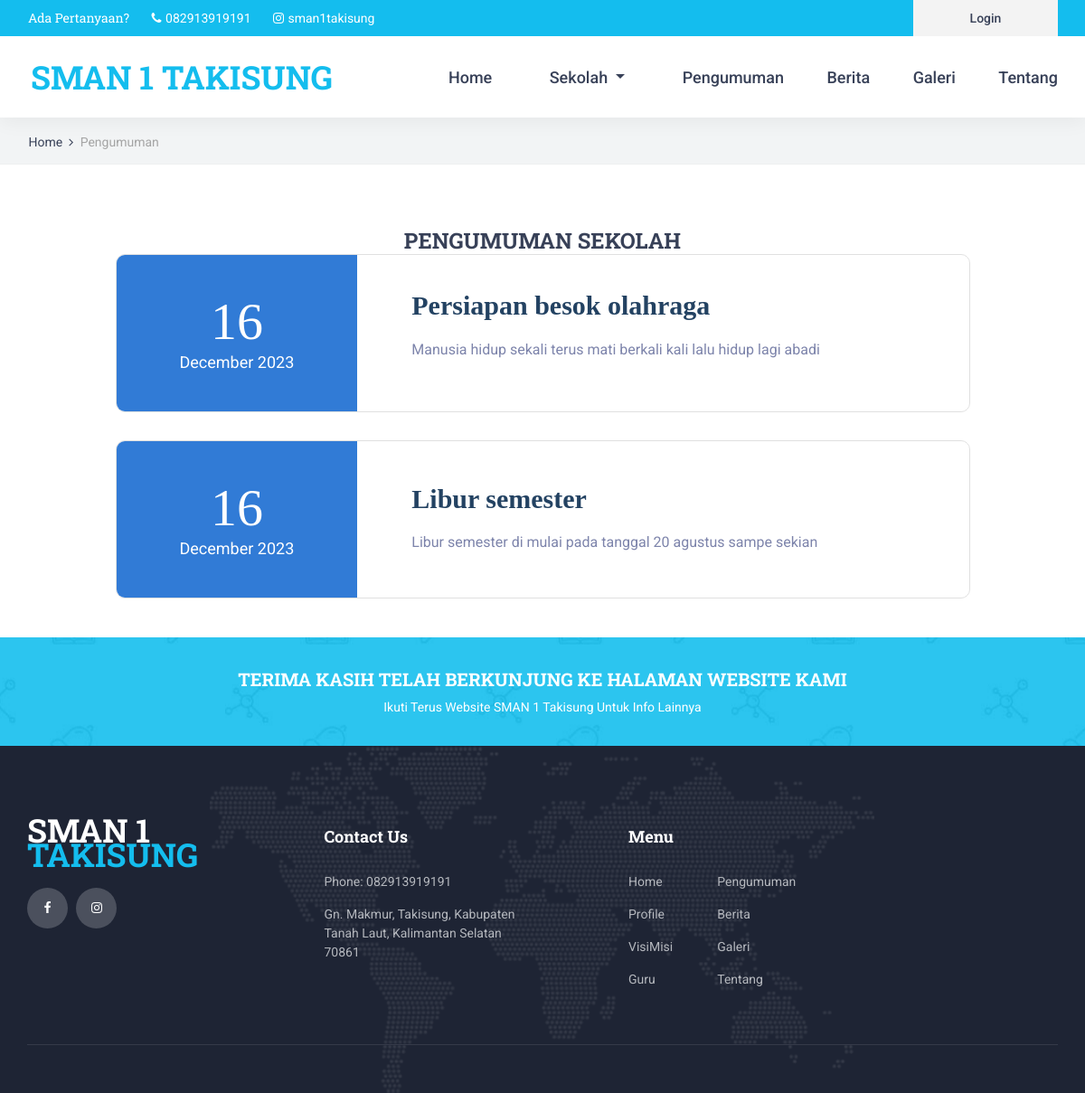
The page /index.php/home/pengumuman on the database its author committed.
### tables this page shows
CREATE TABLE `setting` (
  `id_setting` int(11) NOT NULL,
  `nama_sekolah` varchar(255) DEFAULT NULL,
  `alamat` varchar(255) DEFAULT NULL,
  `no_telepon` varchar(15) DEFAULT NULL,
  `kepala_sekolah` varchar(30) DEFAULT NULL,
  `nip` varchar(20) DEFAULT NULL,
  `foto_kepsek` varchar(255) DEFAULT NULL,
  `visi` text DEFAULT NULL,
  `misi` text DEFAULT NULL,
  `sejarah` text DEFAULT NULL
);

CREATE TABLE `pengumuman` (
  `id_pengumuman` int(11) NOT NULL,
  `id_admin` int(11) DEFAULT NULL,
  `judul_pengumuman` varchar(255) DEFAULT NULL,
  `isi_pengumuman` text DEFAULT NULL,
  `tgl_pengumuman` date NOT NULL
);

### application/views/layout/v_wrapperpengu.php (called while the page is built)
<?php
require_once('v_headpengu.php');
require_once('v_header.php');
require_once('v_nav.php');
require_once('v_content.php');
require_once('v_footerpengu.php');

### application/controllers/Home.php (called while the page is built, shortened)
<?php
class Home extends CI_Controller {
	public function __construct()
    {
        $this->load->model('m_home');
    }
	public function pengumuman()
{
    $this->load->library('pagination');
    $config['base_url'] = base_url('home/pengumuman');
    $config['total_rows'] = count($this->m_home->pengu());
    $config['per_page'] = 8;
    $config['uri_segmen'] = 3;
    $limit = $config['per_page'];
    $start = ($this->uri->segment(3)) ? $this->uri->segment(3) : 0;
    $config['first_link'] = 'First';
    $config['last_link'] = 'Last';
    $config['next_link'] = 'Next';
    $config['prev_link'] = 'Prev';
    $config['full_tag_open'] = '<div class="pagination_container d-flex flex-row align-items-center justify-content-start text-center"><ul class="pagination_list">';
    $config['num_tag_open'] = '<li>';
    $config['num_tag_close'] = '</li>';
    $config['cur_tag_open'] = '<li class="active"><a>';
    $config['cur_tag_close'] = '</a></li>';
    $config['next_tag_open'] = '<li>';
    $config['next_tag_close'] = '</li>';
    $config['prev_tag_open'] = '<li>';
    $config['prev_tag_close'] = '</li>';
    $config['first_tag_open'] = '<li>';
    $config['first_tag_close'] = '</li>';
    $config['last_tag_open'] = '<li>';
    $config['last_tag_close'] = '</li>';
    $config['full_tag_close'] = '</ul></div>';
    $this->pagination->initialize($config);
    $data = array(
        'paginasi' => $this->pagination->create_links(),
        'pengu' => $this->m_home->pengu_paginated($limit, $start),
        'title' => 'Pengumuman',
        'isi' => 'v_pengumuman'
    );
    $this->load->view('layout/v_wrapperpengu', $data, FALSE);
}
}

### index.php (called while the page is built, shortened)
<?php
require_once BASEPATH.'core/CodeIgniter.php';

### application/models/M_setting.php (called while the page is built, shortened)
<?php
class M_setting extends CI_Model {
	public function detail()
	{
        $this->db->select('*');
        $this->db->from('setting');
        $this->db->where('id_setting', 1);
        return $this->db->get()->row();
	}
}

### application/views/layout/v_content.php (called while the page is built)
<?php
if ($isi) {
    $this->load->view($isi);
}

### application/config/config.php (called while the page is built, shortened)
<?php
$config['base_url'] = 'http://localhost/pbl/';
$config['index_page'] = '';
$config['uri_protocol']	= 'REQUEST_URI';
$config['url_suffix'] = '';
$config['language']	= 'english';
$config['charset'] = 'UTF-8';
$config['enable_hooks'] = FALSE;
$config['subclass_prefix'] = 'MY_';
$config['composer_autoload'] = FALSE;
$config['permitted_uri_chars'] = 'a-z 0-9~%.:_\-';
$config['enable_query_strings'] = FALSE;
$config['controller_trigger'] = 'c';
$config['function_trigger'] = 'm';
$config['directory_trigger'] = 'd';
$config['allow_get_array'] = TRUE;
$config['log_threshold'] = 0;
$config['log_path'] = '';
$config['log_file_extension'] = '';
$config['log_file_permissions'] = 0644;
$config['log_date_format'] = 'Y-m-d H:i:s';
$config['error_views_path'] = '';
$config['cache_path'] = '';
$config['cache_query_string'] = FALSE;
$config['encryption_key'] = '';
$config['sess_driver'] = 'files';
$config['sess_cookie_name'] = 'ci_session';
$config['sess_samesite'] = 'Lax';
$config['sess_expiration'] = 7200;
$config['sess_save_path'] = NULL;
$config['sess_match_ip'] = FALSE;
$config['sess_time_to_update'] = 300;
$config['sess_regenerate_destroy'] = FALSE;
$config['cookie_prefix']	= '';
$config['cookie_domain']	= '';
$config['cookie_path']		= '/';
$config['cookie_secure']	= FALSE;
$config['cookie_httponly'] 	= FALSE;
$config['cookie_samesite'] 	= 'Lax';
$config['standardize_newlines'] = FALSE;
$config['global_xss_filtering'] = FALSE;
$config['csrf_protection'] = FALSE;
$config['csrf_token_name'] = 'csrf_test_name';
$config['csrf_cookie_name'] = 'csrf_cookie_name';
$config['csrf_expire'] = 7200;
$config['csrf_regenerate'] = TRUE;
$config['csrf_exclude_uris'] = array();
$config['compress_output'] = FALSE;
$config['time_reference'] = 'local';
$config['rewrite_short_tags'] = FALSE;
$config['proxy_ips'] = '';

### application/models/M_home.php (called while the page is built, shortened)
<?php
class M_home extends CI_Model {
    public function pengu()
{
    $this->db->select('*');
    $this->db->from('pengumuman');
    $this->db->order_by('id_pengumuman', 'desc');
    $this->db->select("DATE_FORMAT(tgl_pengumuman, '%d-%m-%Y') as formatted_date", false);
    return $this->db->get()->result();
}
public function pengu_paginated($limit, $start)
{
    $this->db->select('*');
    $this->db->from('pengumuman');
    $this->db->order_by('id_pengumuman', 'desc');
    $this->db->limit($limit, $start);
    $this->db->select("DATE_FORMAT(tgl_pengumuman, '%d-%m-%Y') as formatted_date", false);
    return $this->db->get()->result();
}
}

### application/views/v_pengumuman.php (the view, shortened to what this page needs)
<div class="home">
    <div class="breadcrumbs_container">
        <div class="container">
            <div class="row">
                <div class="col">
                    <div class="breadcrumbs">
                        <ul>
                            <li><a href="<?= base_url('home') ?>">Home</a></li>
                            <li> Pengumuman </li>
                        </ul>
                    </div>
                </div>
            </div>
        </div>
    </div>
</div>
<div class="recent_event_area section__padding">
        <div class="container">
            <div class="row justify-content-center">
                <div class="col-lg-8 col-md-10">
                    <div class="section_title text-center mb-70">
                        <h3 class="mb-45">PENGUMUMAN SEKOLAH</h3>
                    </div>
                </div>
            </div>
            <?php foreach ($pengu as $key => $value) { ?>
            <div class="row justify-content-center">
                <div class="col-lg-10">
                     <div class="single_event d-flex align-items-center">
                        <div class="date text-center">
                        <span><?= date('d', strtotime($value->formatted_date)) ?></span>
                            <p><?= date('F Y', strtotime($value->formatted_date)) ?></p>
                </div>
                        <div class="event_info">
                            <a >
                                <h4><?= $value->judul_pengumuman ?></h4>
                             </a>
                            <p><?= $value->isi_pengumuman ?></p>
                        </div>
                    </div>
                </div>
                <div class="col-md-12 text-center">
            </div>
        </div>
          <?php } ?>
    </div>
    <div class="row pagination_row">
    <div class="col">
    </div>
</div>
</div>
<div class="newsletter">
	<div class="newsletter_background parallax-window" data-parallax="scroll" data-image-src="<?= base_url() ?>template/front-end/images/newsletter.jpg" data-speed="0.8"></div>
	<div class="container">
		<div class="row">
			<div class="col">
				<div class="newsletter_container d-flex flex-lg-row flex-column align-items-center justify-content-center">
					<div class="newsletter_content text-lg-left text-center">
						<div class="newsletter_title">TERIMA KASIH TELAH BERKUNJUNG KE HALAMAN WEBSITE KAMI</div>
						<div class="newsletter_subtitle text-center">Ikuti Terus Website SMAN 1 Takisung Untuk Info Lainnya</div>
					</div>
				</div>
			</div>
		</div>
	</div>
</div>

### application/views/layout/v_header.php
<?php
$setting = $this->m_setting->detail();
?>
<header class="header">
            <div class="top_bar">
                <div class="top_bar_container">
                    <div class="container">
                        <div class="row">
                            <div class="col">
                                <div class="top_bar_content d-flex flex-row align-items-center justify-content-start">
                                    <ul class="top_bar_contact_list">
                                        <li><div class="question">Ada Pertanyaan? </div></li>
                                        <li>
                                            <i class="fa fa-phone" aria-hidden="true"></i>
                                            <div><?= $setting->no_telepon ?></div>
                                        </li>
                                        <li>
                                            <i class="fa fa-instagram" aria-hidden="true"></i>
                                            <div>sman1takisung</div>
                                        </li>
                                    </ul>
                                    <div class="top_bar_login ml-auto">
                                        <div class="login_button"><a href="<?= base_url ('login')?>">Login</a></div>
                                    </div>
                                </div>
                            </div>
                        </div>
                    </div>
                </div>
            </div>

### application/views/layout/v_nav.php (shortened to what this page needs)
<div class="header_container">
               <div class="container">
                   <div class="row">
                       <div class="col">
                           <div class="header_content d-flex flex-row align-items-center justify-content-start">
                               <div class="logo_container">
                                   <a href="<?= base_url('home') ?>">
                                       <div class="logo_text"><span><?= $setting->nama_sekolah ?></span> </div>
                                   </a>
                               </div>
                               <nav class="main_nav_contaner ml-auto">
                                   <ul class="main_nav">
                                       <li><a href="<?= base_url('home') ?>">Home</a></li>
                                       <li class="nav-item dropdown">
           <a class="nav-link dropdown-toggle" href="#" id="navbarDropdown" role="button" data-toggle="dropdown" aria-haspopup="true" aria-expanded="false">
             Sekolah
           </a>
         </li>
                                       <li><a href="<?= base_url('home/pengumuman') ?>">Pengumuman</a></li>
                                       <li><a href="<?= base_url('home/berita') ?>">Berita</a></li>
                                       <li><a href="<?= base_url('home/galeri') ?>">Galeri</a></li>
                                       <li><a href="<?= base_url('home/tentang') ?>">Tentang</a></li>
                                   </ul>
                               </nav>
                           </div>
                       </div>
                   </div>
               </div>
           </div>
       </header>

### application/views/layout/v_footerpengu.php (shortened to what this page needs)
<?php
$setting = $this->m_setting->detail();
?>
<footer class="footer">
		<div class="footer_background" style="background-image:url(<?= base_url() ?>template/front-end/images/footer_background.png)"></div>
		<div class="container">
			<div class="row footer_row">
				<div class="col">
					<div class="footer_content">
						<div class="row">
							<div class="col-lg-3 footer_col">
								<div class="footer_section footer_about">
									<div class="footer_logo_container">
										<a href="#">
											<div class="footer_logo_text">SMAN 1<span> TAKISUNG</span></div>
										</a>
									</div>
									<div class="footer_social">
									<ul>
											<li><a href="https://www.facebook.com/people/SMP-Negeri-1-Takisung/100066665891826/?mibextid=JRoKGi"><i class="fa fa-facebook" aria-hidden="true"></i></a></li>
											<li><a href="https://www.instagram.com/sman1takisung/?utm_source=ig_web_button_share_sheet&igshid=OGQ5ZDc2ODk2ZA=="><i class="fa fa-instagram" aria-hidden="true"></i></a></li>
										</ul>
									</div>
								</div>
							</div>
							<div class="col-lg-3 footer_col">
								<div class="footer_section footer_contact">
									<div class="footer_title">Contact Us</div>
									<div class="footer_contact_info">
									<ul>
											<li>Phone: <?= $setting->no_telepon ?></li>
											<li><?= $setting->alamat ?></li>
										</ul>
									</div>
								</div>
							</div>
							<div class="col-lg-3 footer_col">
								<div class="footer_section footer_links">
									<div class="footer_title">Menu</div>
									<div class="footer_links_container">
										<ul>
											<li><a href="<?= base_url('home') ?>">Home</a></li>
											<li><a href="<?= base_url('home/profile') ?>">Profile</a></li>
											<li><a href="<?= base_url('home/visimisi') ?>">VisiMisi</a></li>
											<li><a href="<?= base_url('home/guru') ?>">Guru</a></li>
											<li><a href="<?= base_url('home/pengumuman') ?>">Pengumuman</a></li>
											<li><a href="<?= base_url('home/berita') ?>">Berita</a></li>
											<li><a href="<?= base_url('home/galeri') ?>">Galeri</a></li>
											<li><a href="<?= base_url('home/tentang') ?>">Tentang</a></li>
										</ul>
									</div>
								</div>
							</div>
							<div class="col-lg-3 footer_col clearfix">
							</div>
						</div>
					</div>
				</div>
			</div>
			<div class="row copyright_row">
				<div class="col">
					<div class="copyright d-flex flex-lg-row flex-column align-items-center justify-content-start">
					</div>
				</div>
			</div>
		</div>
	</footer>
</body>
</html>

### application/views/layout/v_headpengu.php (style rules this page uses)
.section__padding { padding-top: 70px; }
.recent_event_area .single_event { border: 1px solid #e0e0e0; -webkit-border-radius: 10px; -moz-border-radius: 10px; border-radius: 10px; overflow: hidden; margin-bottom: 30px; }
.recent_event_area .single_event .date { background: #317bd6; padding: 45px 70px; }
.recent_event_area .single_event .date span { font-size: 58px; font-family: "Abril Fatface", cursive; color: #fff; line-height: 1; margin-bottom: 7px; display: block; }
.recent_event_area .single_event .date p { font-size: 18px; color: #fff; margin-bottom: 0; font-weight: 400; line-height: 1; }
.recent_event_area .single_event .event_info { padding-left: 60px; }
.recent_event_area .single_event .event_info h4 { font-size: 30px; font-family: "Abril Fatface", cursive; color: #234262; margin-bottom: 15px; }
.recent_event_area .single_event .event_info p { color: #7d84ab; font-size: 16px; }

### rows shown on the page
setting: no_telepon "082913919191", nama_sekolah "SMAN 1 TAKISUNG", alamat "Gn. Makmur, Takisung, Kabupaten Tanah Laut, Kalimantan Selatan 70861"
pengumuman: formatted_date "16", formatted_date "December 2023", judul_pengumuman "Persiapan besok olahraga", isi_pengumuman "Manusia hidup sekali terus mati berkali kali lalu hidup lagi abadi"
pengumuman: formatted_date "16", formatted_date "December 2023", judul_pengumuman "Libur semester", isi_pengumuman "Libur semester di mulai pada tanggal 20 agustus sampe sekian"
